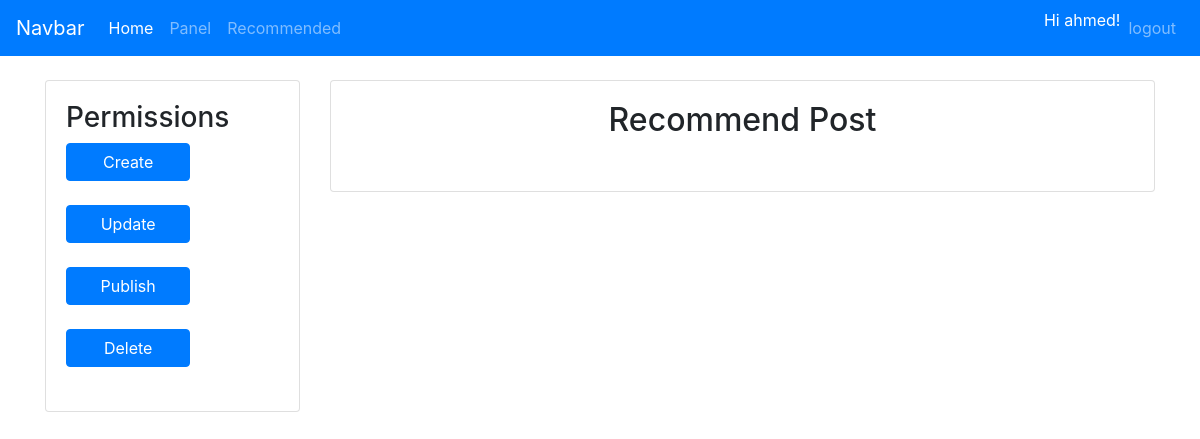
/panel/recommend/ (signed in), run on the app's committed database.
### blog/models.py (models this page shows, shortened)
class User(models.Model):
    user_name = models.CharField(max_length=255, unique=True)
    user_email = models.EmailField(max_length=255, unique=True, null=True)
    user_pass = models.CharField(max_length=50, default='')
    permission = models.ManyToManyField(Permission)

class Permission(models.Model):
    permi_type = models.CharField(max_length=50,unique=True)
    def __str__(self):
        return self.permi_type

### blog/views.py (the view)
# urls.py: path('panel/recommend/', views.Recommend, name='Recommend'),
def Recommend(request):
    posts = Post.objects.filter(published=True)
    if request.session.get('member_id') :
        m_id = request.session.get('member_id')
        us = User.objects.get(id=m_id)
        permis = us.permission.all()
        if us.permission.filter(permi_type='Recommend'):
            context = {'permis': permis, 'posts': posts}
        else:
            context = {'permis': permis}
        return render(request, 'recommend.html', context)
    else:
        return HttpResponseRedirect('/')

### blog/templates/recommend.html (shortened to what this page needs)
{% extends 'base_panel.html' %}
{% load crispy_forms_tags %}
{% block content %}
    <center><h2>Recommend Post</h2></center>
    <br>
{% endblock %}

### blog/templates/base_panel.html
{%include "base.html" %}
{% load crispy_forms_tags %}
    <div class="container">
<div class="row">
    <div class="col-3" >
        <br>
        <div class="card" >
        <div class="card-body">
            <h3>Permissions</h3>
            {% for perm in permis %}
                <a class="btn btn-primary col-7" href="/panel/{{perm|lower}}">{{perm}}</a>
                <br><br>
            {% endfor %}
        </div>
        </div>
    </div>
    <div class="col">
        <br>
        <div class="card" >
        <div class="card-body">
            {% block content %}
            {% endblock %}
        </div>
        </div>
    </div>
  </div>
    </div>

### blog/templates/base.html (shortened to what this page needs)
{% load crispy_forms_tags %}
<!doctype html>
<html lang="en">
  <head>
    <link rel="stylesheet" href="https://stackpath.bootstrapcdn.com/bootstrap/4.1.3/css/bootstrap.min.css">
  </head>
  <body>
  <nav class="navbar navbar-expand-lg navbar-dark bg-primary">
    <a class="navbar-brand" href="#">Navbar</a>
    <div class="collapse navbar-collapse" id="collapsingNavbar">
      <ul class="navbar-nav">
        <li class="nav-item active">
          <a class="nav-link" href="{% url 'Login Page' %}">Home <span class="sr-only">(current)</span></a>
        </li>
        {% if request.session.member_id %}
        <li class="nav-item">
          <a class="nav-link" href="{% url 'Panel' %}">Panel</a>
        </li>
        <li class="nav-item">
          <a class="nav-link" href="/recommended">Recommended</a>
        </li>
        {% endif %}
      </ul>
      <ul class="navbar-nav ml-auto">
        <li class="nav-item">
        {% if not request.session.member_id %}
<!--
            <form class="form-inline my-2 my-lg-0" method="post" action="{% url 'login' %}">
                <input class="form-control mr-sm-2" type="search" placeholder="Name" aria-label="Search">
                <input class="form-control mr-sm-2" type="search" placeholder="Password" aria-label="Search">
                <button id="login_button" class="btn btn-primary" type="submit">Login</button>
            </form>
-->
              <form method="post" action="{% url 'login' %}" class="form-inline my-2 my-lg-0" >
                {% csrf_token %}
                {{ login_form|crispy }}
                <input type="submit" value="log in" name="Login" size="25" class="btn btn-info"/>
              </form>
        {% else %}
            <div class="text-white d-inline-flex">
                Hi {{ request.session.member_name }}!
                <a class="nav-link" href="{% url 'logout' %}">logout</a>
            </div>
        {% endif %}
        </li>
      </ul>
    </div>
  </nav>
  </body>
</html>

### data on the page
User: session.member_name "ahmed"
Permission: permi_type "Create"
Permission: permi_type "Update"
Permission: permi_type "Publish"
Permission: permi_type "Delete"
